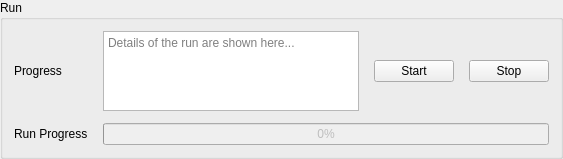
         <widget class="QGroupBox" name="modal_run_GB">
          <property name="title">
           <string>Run</string>
          </property>
          <layout class="QGridLayout" name="gridLayout_20">
           <item row="0" column="0">
            <layout class="QGridLayout" name="gridLayout_27">
             <property name="horizontalSpacing">
              <number>15</number>
             </property>
             <property name="verticalSpacing">
              <number>12</number>
             </property>
             <item row="1" column="0">
              <widget class="QLabel" name="label_29">
               <property name="text">
                <string>Run Progress</string>
               </property>
              </widget>
             </item>
             <item row="0" column="2">
              <widget class="QPushButton" name="mdl_start_PB">
               <property name="enabled">
                <bool>true</bool>
               </property>
               <property name="styleSheet">
                <string notr="true"/>
               </property>
               <property name="text">
                <string>Start</string>
               </property>
              </widget>
             </item>
             <item row="0" column="3">
              <widget class="QPushButton" name="mdl_stop_PB">
               <property name="enabled">
                <bool>true</bool>
               </property>
               <property name="text">
                <string>Stop</string>
               </property>
              </widget>
             </item>
             <item row="1" column="1" colspan="3">
              <widget class="QProgressBar" name="mdl_progress_PBar">
               <property name="enabled">
                <bool>false</bool>
               </property>
               <property name="styleSheet">
                <string notr="true"/>
               </property>
               <property name="value">
                <number>0</number>
               </property>
              </widget>
             </item>
             <item row="0" column="0">
              <widget class="QLabel" name="label_28">
               <property name="text">
                <string>Progress</string>
               </property>
              </widget>
             </item>
             <item row="0" column="1">
              <widget class="QPlainTextEdit" name="mdl_progress_TE">
               <property name="sizePolicy">
                <sizepolicy hsizetype="Expanding" vsizetype="Fixed">
                 <horstretch>0</horstretch>
                 <verstretch>0</verstretch>
                </sizepolicy>
               </property>
               <property name="maximumSize">
                <size>
                 <width>16777215</width>
                 <height>80</height>
                </size>
               </property>
               <property name="layoutDirection">
                <enum>Qt::LeftToRight</enum>
               </property>
               <property name="frameShape">
                <enum>QFrame::StyledPanel</enum>
               </property>
               <property name="midLineWidth">
                <number>3</number>
               </property>
               <property name="horizontalScrollBarPolicy">
                <enum>Qt::ScrollBarAsNeeded</enum>
               </property>
               <property name="tabChangesFocus">
                <bool>true</bool>
               </property>
               <property name="undoRedoEnabled">
                <bool>false</bool>
               </property>
               <property name="readOnly">
                <bool>true</bool>
               </property>
               <property name="textInteractionFlags">
                <set>Qt::TextSelectableByKeyboard|Qt::TextSelectableByMouse</set>
               </property>
               <property name="centerOnScroll">
                <bool>true</bool>
               </property>
               <property name="placeholderText">
                <string>Details of the run are shown here...</string>
               </property>
              </widget>
             </item>
            </layout>
           </item>
          </layout>
         </widget>
